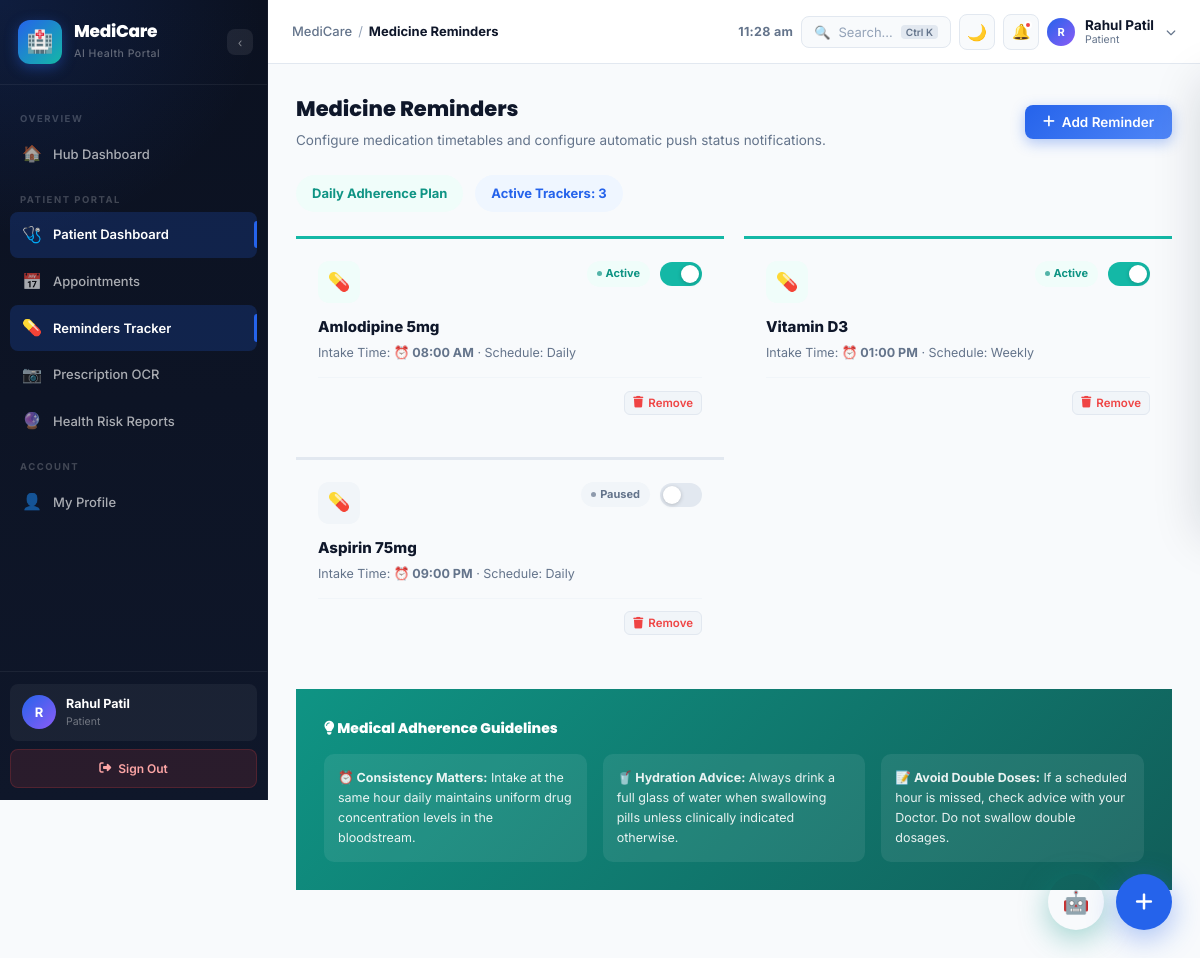
The app's page /patient/reminders (signed in) with its own data.
### tables this page shows
CREATE TABLE users (
        id          INTEGER PRIMARY KEY AUTOINCREMENT,
        name        TEXT    NOT NULL,
        email       TEXT    UNIQUE NOT NULL,
        password    TEXT    NOT NULL,
        role        TEXT    NOT NULL,
        status      TEXT    NOT NULL DEFAULT 'Active',
        created_at  TEXT    NOT NULL
    );

CREATE TABLE reminders (
        id          INTEGER PRIMARY KEY AUTOINCREMENT,
        user_id     INTEGER NOT NULL,
        medicine    TEXT    NOT NULL,
        time        TEXT    NOT NULL,
        frequency   TEXT    NOT NULL,
        active      INTEGER NOT NULL DEFAULT 1
    );

### project/app.py (the view, shortened to what this page needs)
@app.route("/patient/reminders", methods=["GET", "POST"])
def patient_reminders():
    res = require_role("Patient")
    if res: return res
    user = get_current_user()
    conn = get_db()
    rems = conn.execute("SELECT * FROM reminders WHERE user_id=?", (user["id"],)).fetchall()
    conn.close()
    return render_template("patient_reminders.html", user=user, reminders=rems)

### project/app.py (called while the page is built)
def get_db():
    conn = sqlite3.connect(DB_PATH)
    conn.row_factory = sqlite3.Row
    return conn

def get_current_user():
    if "user_id" not in session:
        return None
    conn = get_db()
    user = conn.execute("SELECT * FROM users WHERE id=?", (session["user_id"],)).fetchone()
    conn.close()
    return user

def require_role(*roles):
    user = get_current_user()
    if not user or user["role"] not in roles:
        flash("Access Denied", "danger")
        return redirect(url_for("dashboard"))
    return None

@app.before_request
def require_login():
    if request.endpoint not in PUBLIC_ROUTES and "user_id" not in session:
        if request.path.startswith("/api/"):
            return jsonify({"success": False, "error": "Authentication required."}), 401
        return redirect(url_for("login"))

### project/templates/patient_reminders.html (shortened to what this page needs)
{% extends 'base.html' %}
{% block page_title %}Medicine Reminders{% endblock %}
{% block content %}
<div style="display:flex;justify-content:space-between;align-items:center;margin-bottom:24px;flex-wrap:wrap;gap:12px;" class="reveal">
  <div>
    <h2 style="font-family:var(--font-head);font-weight:800;color:var(--text-heading);margin-bottom:4px;">Medicine Reminders</h2>
    <p style="color:var(--text-sub);font-size:13.5px;margin-bottom:0;">Configure medication timetables and configure automatic push status notifications.</p>
  </div>
  <button class="btn btn-primary" onclick="openModal('reminder-modal')"><i class="fa-solid fa-plus"></i> Add Reminder</button>
</div>
<div style="display:flex;gap:12px;margin-bottom:24px;font-size:13px;font-weight:700;" class="reveal">
  <div style="background:var(--secondary-light);color:var(--secondary-dark);padding:8px 16px;border-radius:24px;">
    Daily Adherence Plan
  </div>
  <div style="background:var(--primary-light);color:var(--primary);padding:8px 16px;border-radius:24px;">
    Active Trackers: {{ reminders|length }}
  </div>
</div>
<div style="display:grid;grid-template-columns:repeat(auto-fit, minmax(280px, 1fr));gap:20px;margin-bottom:32px;" class="reveal">
  {% for r in reminders %}
  <div class="content-card" style="padding:22px;display:flex;flex-direction:column;justify-content:between;min-height:150px;border-top: 3px solid {% if r.active %}var(--secondary){% else %}var(--border){% endif %};">
    <div style="display:flex;align-items:flex-start;justify-content:space-between;margin-bottom:12px;">
      <div class="pill-icon" style="background:{% if r.active %}var(--secondary-light){% else %}var(--bg-secondary){% endif %};color:{% if r.active %}var(--secondary){% else %}var(--text-muted){% endif %};">
        💊
      </div>
      <div style="display:flex;align-items:center;gap:10px;">
        <span class="status-badge {% if r.active %}status-completed{% else %}status-inactive{% endif %}" id="badge-{{ r.id }}">
          {{ 'Active' if r.active else 'Paused' }}
        </span>
        <label class="toggle-switch">
          <span class="toggle-slider"></span>
        </label>
      </div>
    </div>
    <div>
      <h4 style="font-weight:800;color:var(--text-heading);margin-bottom:4px;font-size:15px;">{{ r.medicine }}</h4>
      <p style="font-size:12.5px;color:var(--text-sub);margin-bottom:0;">Intake Time: <strong>⏰ {{ r.time }}</strong> · Schedule: {{ r.frequency }}</p>
    </div>
    <div style="margin-top:14px;border-top:1px solid var(--border-subtle);padding-top:12px;display:flex;justify-content:flex-end;">
      <form method="POST" action="{{ url_for('delete_reminder', rem_id=r.id) }}" onsubmit="return confirm('Are you sure you want to delete this reminder?')" style="display:inline;">
        <button type="submit" class="btn btn-ghost btn-sm" style="color:var(--danger);padding:4px 8px;font-size:11.5px;"><i class="fa-solid fa-trash"></i> Remove</button>
      </form>
    </div>
  </div>
  {% endfor %}
</div>
<div class="content-card reveal" style="background:linear-gradient(135deg, var(--secondary-dark) 0%, #115e59 100%);color:#fff;border:none;padding:28px;margin-bottom:40px;">
  <h4 style="font-family:var(--font-head);font-weight:800;margin-bottom:14px;"><i class="fa-solid fa-lightbulb"></i> Medical Adherence Guidelines</h4>
  <div style="display:grid;grid-template-columns:repeat(auto-fit, minmax(220px, 1fr));gap:16px;font-size:12.5px;color:rgba(255,255,255,.9);">
    <div style="background:rgba(255,255,255,.08);padding:14px;border-radius:10px;">
      <strong>⏰ Consistency Matters:</strong> Intake at the same hour daily maintains uniform drug concentration levels in the bloodstream.
    </div>
    <div style="background:rgba(255,255,255,.08);padding:14px;border-radius:10px;">
      <strong>🥤 Hydration Advice:</strong> Always drink a full glass of water when swallowing pills unless clinically indicated otherwise.
    </div>
    <div style="background:rgba(255,255,255,.08);padding:14px;border-radius:10px;">
      <strong>📝 Avoid Double Doses:</strong> If a scheduled hour is missed, check advice with your Doctor. Do not swallow double dosages.
    </div>
  </div>
</div>
{% endblock %}

### project/templates/base.html (shortened to what this page needs)
<!DOCTYPE html>
<html lang="en" data-theme="light">
<head>
  <link rel="stylesheet" href="https://cdnjs.cloudflare.com/ajax/libs/font-awesome/6.5.2/css/all.min.css" />
  <link rel="stylesheet" href="{{ url_for('static', filename='css/style.css') }}" />
</head>
<body>
<div class="app-wrapper" id="app-wrapper">
  <aside class="sidebar" id="app-sidebar">
    <a href="{{ url_for('dashboard_home') }}" class="sidebar-logo" style="text-decoration:none;">
      <div class="logo-mark">🏥</div>
      <div class="logo-text">
        <h2>MediCare</h2>
        <span>AI Health Portal</span>
      </div>
      <button class="sidebar-toggle-btn" id="sidebar-mini-btn" title="Collapse sidebar" onclick="event.preventDefault()">‹</button>
    </a>
    <nav class="sidebar-nav">
      <div class="nav-section-label">Overview</div>
      <a href="{{ url_for('dashboard_home') }}" class="nav-link">
        <span class="nav-icon">🏠</span><span class="nav-label">Hub Dashboard</span>
      </a>
      {% if session.get('user_role') == 'Patient' %}
      <div class="nav-section-label">Patient Portal</div>
      <a href="{{ url_for('patient_dashboard') }}" class="nav-link">
        <span class="nav-icon">🩺</span><span class="nav-label">Patient Dashboard</span>
      </a>
      <a href="{{ url_for('patient_appointments') }}" class="nav-link">
        <span class="nav-icon">📅</span><span class="nav-label">Appointments</span>
      </a>
      <a href="{{ url_for('patient_reminders') }}" class="nav-link">
        <span class="nav-icon">💊</span><span class="nav-label">Reminders Tracker</span>
      </a>
      <a href="{{ url_for('ocr') }}" class="nav-link">
        <span class="nav-icon">📷</span><span class="nav-label">Prescription OCR</span>
      </a>
      <a href="{{ url_for('analytics') }}" class="nav-link">
        <span class="nav-icon">🔮</span><span class="nav-label">Health Risk Reports</span>
      </a>
      {% endif %}
      <div class="nav-section-label">Account</div>
      <a href="{{ url_for('profile') }}" class="nav-link">
        <span class="nav-icon">👤</span><span class="nav-label">My Profile</span>
      </a>
    </nav>
    <div class="sidebar-footer">
      <a href="{{ url_for('profile') }}" class="sidebar-user" style="text-decoration:none;">
        <div class="user-avatar">{{ session.get('user_name','U')[0].upper() }}</div>
        <div class="user-info">
          <div class="user-name">{{ session.get('user_name','User') }}</div>
          <div class="user-role">{{ session.get('user_role','') }}</div>
        </div>
      </a>
      <a href="#" onclick="event.preventDefault(); openModal('logout-confirm-modal')" class="btn-sidebar-logout">
        <i class="fa-solid fa-right-from-bracket"></i>
        <span class="logout-label">Sign Out</span>
      </a>
    </div>
  </aside>
  <div class="main-content">
    <header class="topbar" id="main-topbar">
      <div class="topbar-left">
        <nav class="breadcrumb">
          <span class="breadcrumb-root">MediCare</span>
          <span class="breadcrumb-sep">/</span>
          <span class="breadcrumb-current">{% block page_title %}Dashboard{% endblock %}</span>
        </nav>
      </div>
      <div class="topbar-right">
        <span class="live-clock" id="live-clock"></span>
        <button class="topbar-search" data-search-open title="Search (Ctrl+K)">
          <span>🔍</span>
          <span>Search…</span>
          <kbd>Ctrl K</kbd>
        </button>
        <button class="dark-mode-toggle" onclick="toggleTheme()" title="Toggle dark mode">🌙</button>
        <button class="tb-btn" id="notif-btn" title="Notifications">
          🔔
          <span class="notif-dot"></span>
        </button>
        <div class="topbar-user-dropdown" style="position:relative;">
          <button class="topbar-user-btn" style="background:none; border:none; display:flex; align-items:center; text-align:left; gap:10px; cursor:pointer;" onclick="toggleUserDropdown(event)">
            <div class="tb-avatar">{{ session.get('user_name','U')[0].upper() }}</div>
            <div style="display:flex; flex-direction:column;">
              <span class="tb-user-name" style="font-weight:700; font-size:13.5px; color:var(--text-heading);">{{ session.get('user_name','User') }}</span>
              <span class="tb-user-role" style="font-size:10.5px; color:var(--text-sub);">{{ session.get('user_role','') }}</span>
            </div>
            <i class="fa-solid fa-chevron-down" style="font-size:10px; color:var(--text-sub); margin-left:2px;"></i>
          </button>
        </div>
      </div>
    </header>
    <div class="page-body">
      {% block content %}{% endblock %}
    </div>
  </div>
</div>
<div class="fab-container" id="fabContainer">
  <button class="fab-main-btn" id="fabMainBtn" title="Quick Actions">
    <i class="fa-solid fa-plus"></i>
  </button>
</div>
<div class="chat-fab-container">
  <button class="chat-fab-btn" id="chatFabBtn" title="AI Health Assistant">🤖</button>
</div>
</body>
</html>

### project/templates/base.html (style rules this page uses)
.fab-container { position: fixed; bottom: 28px; right: 28px; z-index: 999; }
.fab-main-btn { width: 56px; height: 56px; border-radius: 50%; background: #2563EB !important; color: #fff !important; font-size: 20px; border: none; cursor: pointer; display: flex; align-items: center; justify-content: center; box-shadow: 0 8px 30px rgba(37, 99, 235, 0.4); transition: all 0.3s ease; animation: pulse-ring 2.0s infinite; }
.chat-fab-container { position: fixed; bottom: 28px; right: 96px; z-index: 998; }
.chat-fab-btn { width: 56px; height: 56px; border-radius: 50%; background: var(--teal) !important; color: #fff !important; font-size: 22px; border: none; cursor: pointer; display: flex; align-items: center; justify-content: center; box-shadow: 0 8px 30px rgba(13, 148, 136, 0.4); transition: all 0.3s ease; }

### records on screen
users: get "Rahul Patil", get "Patient"
reminders: active "Active", medicine "Amlodipine 5mg", time "08:00 AM", frequency "Daily"
reminders: active "Active", medicine "Vitamin D3", time "01:00 PM", frequency "Weekly"
reminders: active "Paused", medicine "Aspirin 75mg", time "09:00 PM", frequency "Daily"

### other values on screen
{{ session.get('user_name','U')[0].upper() }} "R"
{{ reminders|length }} "3"
